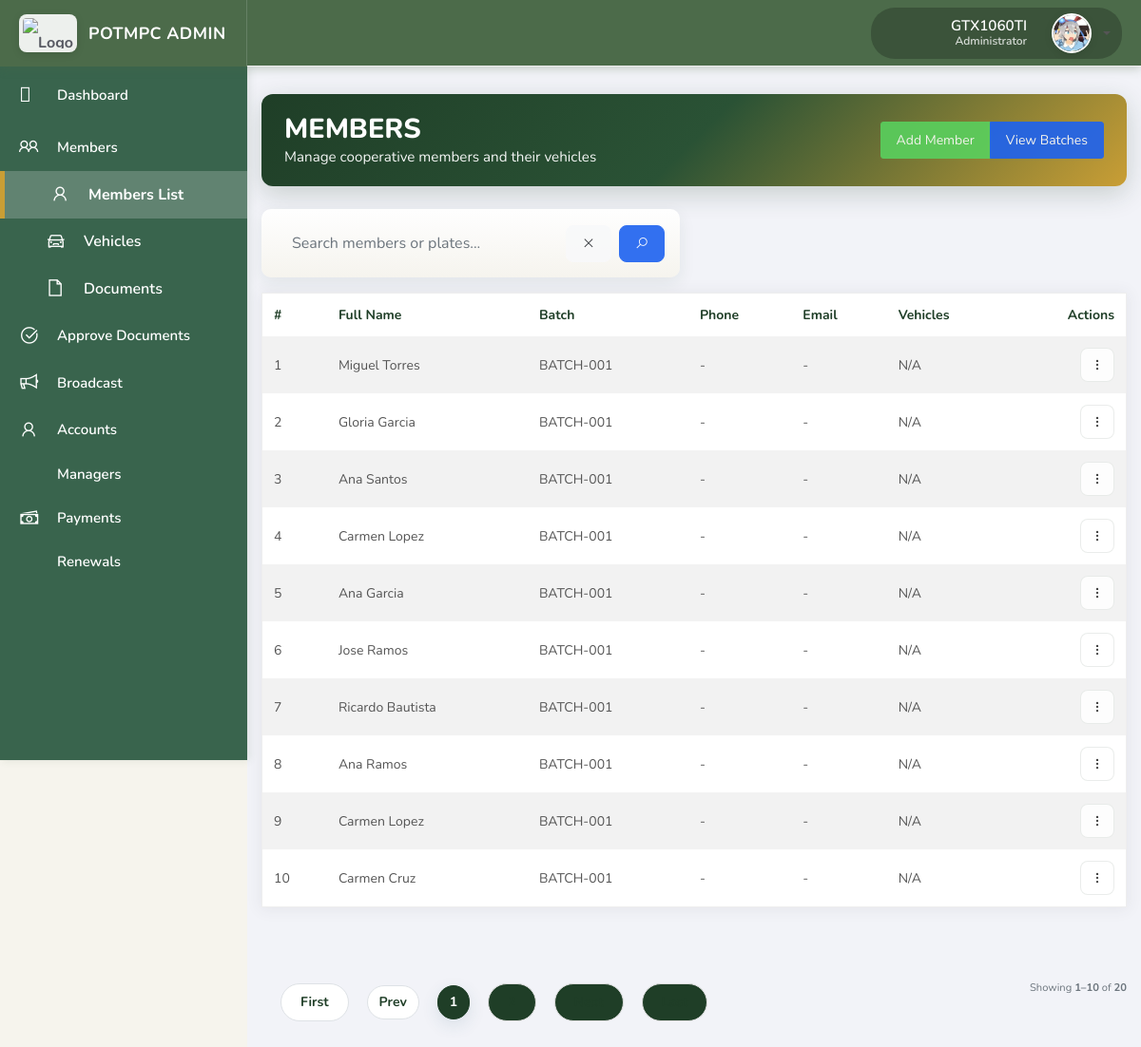
The app's page /members/ (signed in) with its own data.
### coop/models.py (models this page shows, shortened)
class User(AbstractUser):
    ROLE_CHOICES = (
        ('superadmin', 'Superadmin'),
        ('admin', 'Admin'),
        ('manager', 'Manager'),
        ('client', 'Client Member'),
    )
    role = models.CharField(max_length=20, choices=ROLE_CHOICES, default='client')
    full_name = models.CharField(max_length=255)
    phone_number = models.CharField(max_length=20, unique=True, null=True, blank=True)
    dormant = models.IntegerField(default=0)  # 0 = Pending, 1 = Not Dormant
    id_image = models.ImageField(upload_to=id_upload_path, null=True, blank=True)
    profile_image = models.ImageField(upload_to=profile_upload_path, null=True, blank=True)
    email = models.EmailField(unique=True)
    groups = models.ManyToManyField(
        Group,
        related_name="coop_user_set",  # <-- unique related_name
        blank=True,
        help_text="The groups this user belongs to.",
        verbose_name="groups"
    )
    user_permissions = models.ManyToManyField(
        Permission,
        related_name="coop_user_permissions",  # <-- unique related_name
        blank=True,
        help_text="Specific permissions for this user.",
        verbose_name="user permissions"
    )

class Member(models.Model):
    SEX_CHOICES = [
        ('M', 'Male'),
        ('F', 'Female'),
        ('O', 'Other'),
    ]
    full_name = models.CharField(max_length=255)
    batch = models.ForeignKey(Batch, on_delete=models.CASCADE, related_name="members")
    batch_monitoring_number = models.PositiveIntegerField()
    is_dormant = models.BooleanField(default=False)
    age = models.PositiveSmallIntegerField(null=True, blank=True, help_text="Member's age")
    sex = models.CharField(max_length=1, choices=SEX_CHOICES, null=True, blank=True, help_text="Member's sex")
    phone_number = models.CharField(max_length=20, null=True, blank=True, help_text="Member's phone number (overridden by user account if linked)")
    email = models.EmailField(null=True, blank=True, help_text="Member's email (overridden by user account if linked)")
    user_account = models.OneToOneField(
        'User',
        on_delete=models.SET_NULL,
        null=True,
        blank=True,
        related_name='member_profile'
    )

class Batch(models.Model):
    number = models.CharField(max_length=20, unique=True)
    created_by = models.ForeignKey(User, on_delete=models.SET_NULL, null=True, blank=True, limit_choices_to={'role': 'admin'})

### coop/views.py (the view, shortened to what this page needs)
# urls.py: path("members/", views.MemberListView.as_view(), name="member_list"),
@method_decorator(login_required, name='dispatch')
class MemberListView(ListView):
    model = Member
    template_name = "memberlist.html"
    context_object_name = "object_list"
    paginate_by = 10
    def get_queryset(self):
        qs = super().get_queryset().select_related('batch', 'user_account').prefetch_related('vehicles')
        q = (self.request.GET.get("q") or "").strip()
        if not q:
            return qs
    def get_context_data(self, **kwargs):
        context = super().get_context_data(**kwargs)
        page_obj = context.get('page_obj')
        if page_obj:
            try:
                start = (page_obj.number - 1) * (self.paginate_by or 0)
            except Exception:
                start = 0
        else:
            start = 0
        context['start_index'] = start
        return context
    def render_to_response(self, context, **response_kwargs):
        if self.request.headers.get('x-requested-with') == 'XMLHttpRequest':
            html = render_to_string("includes/member_table_rows.html", context, request=self.request)
            return JsonResponse({'html': html})
        return super().render_to_response(context, **response_kwargs)

### templates/memberlist.html (shortened to what this page needs)
{% extends 'base.html' %}
{% load static %}
{% block extra_css %}
<link rel="stylesheet" href="{% static 'css/admin_all.css' %}">
<link rel="stylesheet" href="{% static 'css/admin_forms.css' %}">
{% endblock %}
{% block content %}
<div class="container py-4">
  <div class="members-header card-header-gradient mb-4 d-flex justify-content-between align-items-center">
    <div>
      <h1 class="members-header-title">MEMBERS</h1>
      <p class="members-header-sub">Manage cooperative members and their vehicles</p>
    </div>
    <div class="d-flex align-items-center">
      <div class="btn-group">
        <a href="{% url 'member_add' %}" class="btn btn-success">Add Member</a>
        <a href="/batches/1/" class="btn btn-primary">View Batches</a>
      </div>
    </div>
  </div>
  <div class="row mb-3">
    <div class="col-md-6">
      <form action="{% url 'member_list' %}">
        <div class="search-card p-3 d-flex align-items-center">
          <input type="text" id="member-search" name="q" class="form-control form-control-lg search-input" placeholder="Search members or plates..." autocomplete="off">
          <button type="button" class="btn btn-light ml-2" id="member-search-clear" title="Clear"><i class="la la-times"></i></button>
          <button type="submit" class="btn btn-primary ml-2"><i class="la la-search"></i></button>
        </div>
      </form>
    </div>
  </div>
  <div class="card admin-card material-table">
    <div class="card-body p-0">
      <table class="table table-striped table-hover mb-0">
        <thead class="table-head">
          <tr>
            <th>#</th>
            <th>Full Name</th>
            <th>Batch</th>
            <th>Phone</th>
            <th>Email</th>
            <th>Vehicles</th>
            <th class="text-right">Actions</th>
          </tr>
        </thead>
        <tbody id="member-table-body" class="material-rows">
          {% include 'includes/member_table_rows.html' %}
        </tbody>
      </table>
    </div>
  </div>
  <div id="pagination-container" class="mt-3">
    {% include 'includes/pagination.html' %}
  </div>
</div>
{% endblock %}

### templates/base.html (shortened to what this page needs)
{% load static %}
<!DOCTYPE html>
<html>
<head>
    <link rel="stylesheet" href="{% static 'css/bootstrap.min.css' %}">
    <link rel="stylesheet" href="{% static 'css/ready.css' %}">
    <link rel="stylesheet" href="https://maxst.icons8.com/vue-static/landings/line-awesome/line-awesome/1.3.0/css/line-awesome.min.css">
    <link rel="stylesheet" href="{% static 'css/toast.css' %}">
    <link rel="stylesheet" href="{% static 'css/user_custom.css' %}">
    <link rel="stylesheet" href="{% static 'css/admin_all.css' %}">
    <link rel="stylesheet" href="{% static 'css/admin_responsive.css' %}">
    <link rel="stylesheet" href="{% static 'css/admin_forms.css' %}">
    <link rel="stylesheet" href="{% static 'css/notifications.css' %}">
    <link href="https://cdn.jsdelivr.net/npm/select2@4.1.0-rc.0/dist/css/select2.min.css" rel="stylesheet" />
    <link href="https://cdn.jsdelivr.net/npm/select2-bootstrap-5-theme@1.3.0/dist/select2-bootstrap-5-theme.min.css" rel="stylesheet" />
    {% block extra_css %}{% endblock %}
</head>
<body>
    <div class="wrapper">
        <div class="main-header">
            <div class="logo-header d-flex align-items-center" style="padding: 0 20px;">
                <a href="{% url 'home' %}" class="logo" style="display: flex; align-items: center; gap: 12px;">
                    <img src="{% static 'img/home.png' %}" alt="Logo" style="height:40px; width:auto;">
                    <span class="logo-text">POTMPC ADMIN</span>
                </a>
            </div>
            <nav class="navbar navbar-header navbar-expand-lg">
                <div class="container-fluid">
                    <ul class="navbar-nav topbar-nav ml-md-auto align-items-center">
                        <li class="nav-item notification-bell-container" style="margin-right: 20px;">
                            <button class="notification-bell-btn" id="notificationBellBtn" aria-label="Notifications" title="Notifications">
                                <i class="las la-bell"></i>
                            </button>
                        </li>
                        <li class="nav-item dropdown">
                            <a href="#" class="dropdown-toggle profile-pic" id="userAvatarDropdown" data-toggle="dropdown" aria-expanded="false" style="text-decoration: none; display: flex; align-items: center; gap: 12px;">
                                <div class="user-name-display" style="display: flex; flex-direction: column; align-items: flex-end; margin-right: 4px;">
                                    <span style="color: white; font-weight: 600; font-size: 0.95rem; line-height: 1.2;">{{ user.username }}</span>
                                    <span style="color: rgba(255,255,255,0.8); font-size: 0.75rem; line-height: 1.2;">Administrator</span>
                                </div>
                                <div class="avatar-wrapper" style="width: 42px; height: 42px; border-radius: 50%; overflow: hidden; border: 2px solid #fff; box-shadow: 0 2px 8px rgba(0,0,0,0.1); transition: transform 0.2s; display: flex; align-items: center; justify-content: center;">
                                    {% if user.is_authenticated and user.profile_image %}
                                        <img src="{{ user.profile_image.url }}" alt="Profile" style="width: 100%; height: 100%; object-fit: cover; display: block;">
                                    {% else %}
                                        <img src="{% static 'img/boss.jpg' %}" alt="Default Profile" style="width: 100%; height: 100%; object-fit: cover; display: block;">
                                    {% endif %}
                                </div>
                            </a>
                        </li>
                    </ul>
                </div>
            </nav>
        </div>
        {% with current=request.resolver_match.url_name %}
        <div class="sidebar">
            <nav class="sidebar-nav">
                <div class="nav-item {% if current == 'home' %}active{% endif %}">
                    <a class="nav-link" href="{% url 'home' %}">
                        <i class="las la-dashboard"></i>
                        <p>Dashboard</p>
                    </a>
                </div>
                <div class="nav-item has-submenu">
                    <a class="nav-link {% if current == 'member_list' or current == 'vehicle_list' or current == 'document_list' %}open{% endif %}"
                       href="javascript:void(0);"
                       onclick="toggleSubmenu('membersSubmenu', this)">
                        <i class="la la-users"></i>
                        <p>Members</p>
                    </a>
                    <div id="membersSubmenu" class="submenu {% if current == 'member_list' or current == 'vehicle_list' or current == 'document_list' %}open{% endif %}">
                        <div class="nav-item {% if current == 'member_list' %}active{% endif %}">
                            <a class="nav-link" href="{% url 'member_list' %}">
                                <i class="la la-user"></i>
                                <span>Members List</span>
                            </a>
                        </div>
                        <div class="nav-item {% if current == 'vehicle_list' %}active{% endif %}">
                            <a class="nav-link" href="{% url 'vehicle_list' %}">
                                <i class="la la-car"></i>
                                <span>Vehicles</span>
                            </a>
                        </div>
                        <div class="nav-item {% if current == 'document_list' %}active{% endif %}">
                            <a class="nav-link" href="{% url 'document_list' %}">
                                <i class="la la-file"></i>
                                <span>Documents</span>
                            </a>
                        </div>
                    </div>
                </div>
                <div class="nav-item {% if current == 'approve_documents' %}active{% endif %}">
                    <a class="nav-link" href="{% url 'approve_documents' %}">
                        <i class="la la-check-circle"></i>
                        <p>Approve Documents</p>
                    </a>
                </div>
                <div class="nav-item {% if current == 'broadcast' %}active{% endif %}">
                    <a class="nav-link" href="{% url 'broadcast' %}">
                        <i class="la la-bullhorn"></i>
                        <p>Broadcast</p>
                    </a>
                </div>
                <div class="nav-item {% if current == 'accounts_list' %}active{% endif %}">
                    <a class="nav-link" href="{% url 'accounts_list' %}">
                        <i class="la la-user"></i>
                        <p>Accounts</p>
                    </a>
                </div>
                {% if user.is_superuser %}
                <div class="nav-item {% if current == 'managers_list' %}active{% endif %}">
                    <a class="nav-link" href="{% url 'managers_list' %}">
                        <p>Managers</p>
                    </a>
                </div>
                {% endif %}
                <div class="nav-item {% if current == 'payment_year_list' or current == 'payment_year_detail' %}active{% endif %}">
                    <a class="nav-link" href="{% url 'payment_year_list' %}">
                        <i class="la la-money"></i>
                        <p>Payments</p>
                    </a>
                </div>
                <div class="nav-item {% if current == 'renewals_hub' or current == 'renewal_details' %}active{% endif %}">
                    <a class="nav-link" href="{% url 'renewals_hub' %}">
                        <p>Renewals</p>
                    </a>
                </div>
            </nav>
        </div>
        {% endwith %}
        <div class="main-panel">
            {% block content %}{% endblock %}
        </div>
    </div>
</body>
</html>

### templates/includes/member_table_rows.html (shortened to what this page needs)
{% for member in object_list %}
<tr class="material-row">
    <td>
        {% if page_obj %}{{ page_obj.start_index|add:forloop.counter0 }}{% else %}{{ forloop.counter }}{% endif %}
    </td>
    <td>{{ member.full_name }}</td>
    <td>{% if member.batch %}{{ member.batch.number }}{% else %}N/A{% endif %}</td>
    <td>{{ member.user_account.phone_number|default:"-" }}</td>
    <td>{{ member.user_account.email|default:"-" }}</td>
    <td>
        {% with plates=member.vehicles.all %}
            {% if plates %}
                <ul class="list-unstyled mb-0 small">
                {% for v in plates %}
                    <li>{{ v.plate_number }}</li>
                {% endfor %}
                </ul>
            {% else %}
                N/A
            {% endif %}
        {% endwith %}
    </td>
    <td class="text-right">
      <div class="action-container d-inline-block">
        <button class="btn btn-sm btn-light action-toggle" aria-haspopup="true" aria-expanded="false" title="Actions">
          <svg width="14" height="16" viewBox="0 0 24 24" fill="currentColor" aria-hidden="true" focusable="false">
            <circle cx="12" cy="5" r="2"></circle>
            <circle cx="12" cy="12" r="2"></circle>
            <circle cx="12" cy="19" r="2"></circle>
          </svg>
        </button>
      </div>
    </td>
</tr>
{% empty %}
<tr>
    <td colspan="7" class="text-muted">No members found.</td>
</tr>
{% endfor %}

### records on screen
User: username "GTX1060TI"
Member: start_index|add "1", full_name "Miguel Torres", batch.number "BATCH-001", user_account.phone_number "-", user_account.email "-"
Member: start_index|add "2", full_name "Gloria Garcia", batch.number "BATCH-001", user_account.phone_number "-", user_account.email "-"
Member: start_index|add "3", full_name "Ana Santos", batch.number "BATCH-001", user_account.phone_number "-", user_account.email "-"
Member: start_index|add "4", full_name "Carmen Lopez", batch.number "BATCH-001", user_account.phone_number "-", user_account.email "-"
Member: start_index|add "5", full_name "Ana Garcia", batch.number "BATCH-001", user_account.phone_number "-", user_account.email "-"
Member: start_index|add "6", full_name "Jose Ramos", batch.number "BATCH-001", user_account.phone_number "-", user_account.email "-"
Member: start_index|add "7", full_name "Ricardo Bautista", batch.number "BATCH-001", user_account.phone_number "-", user_account.email "-"
Member: start_index|add "8", full_name "Ana Ramos", batch.number "BATCH-001", user_account.phone_number "-", user_account.email "-"
Member: start_index|add "9", full_name "Carmen Lopez", batch.number "BATCH-001", user_account.phone_number "-", user_account.email "-"
Member: start_index|add "10", full_name "Carmen Cruz", batch.number "BATCH-001", user_account.phone_number "-", user_account.email "-"

### other values on screen
{{ p }} "1"
{{ page_obj.start_index }} "1"
{{ page_obj.end_index }} "10"
{{ paginator.count }} "20"
